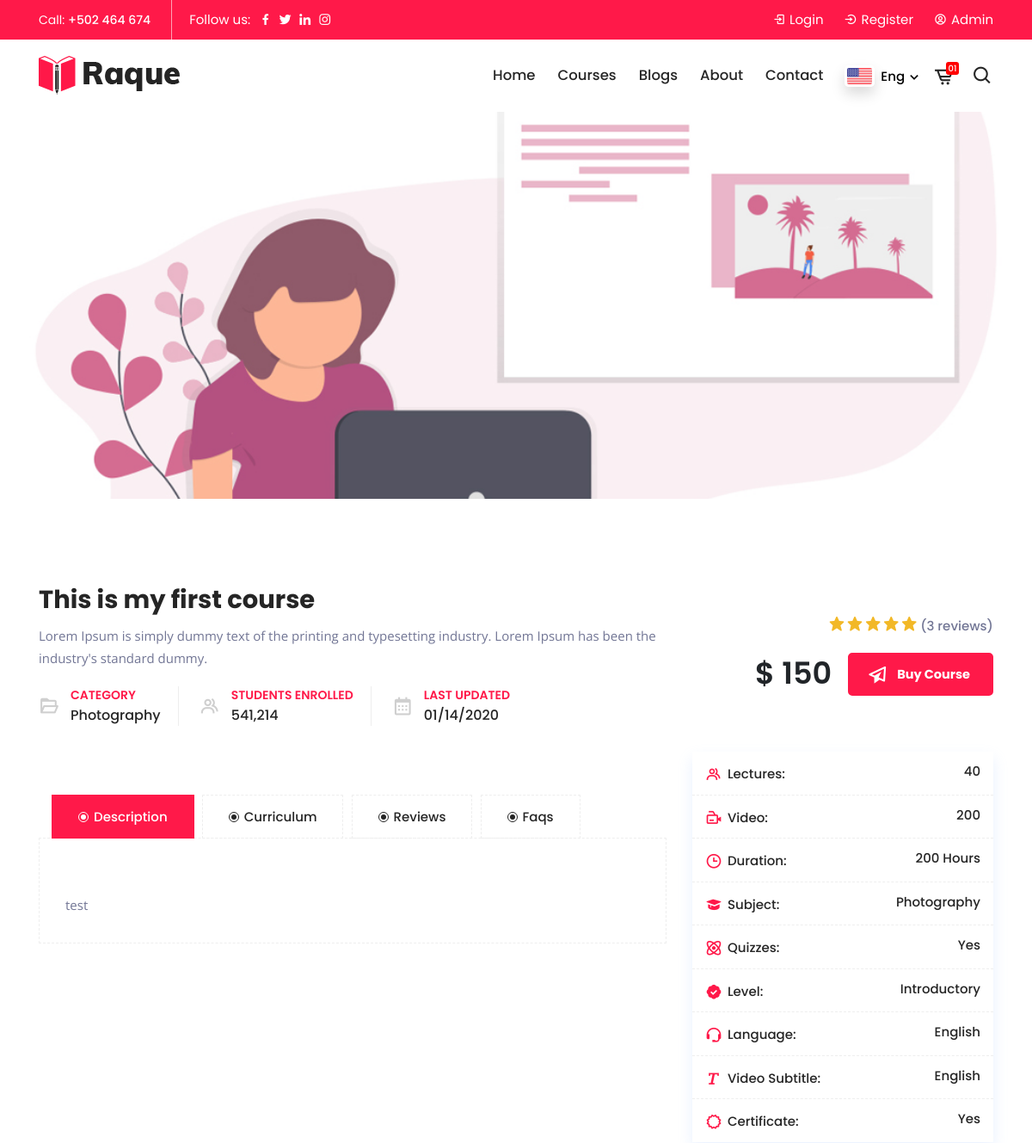
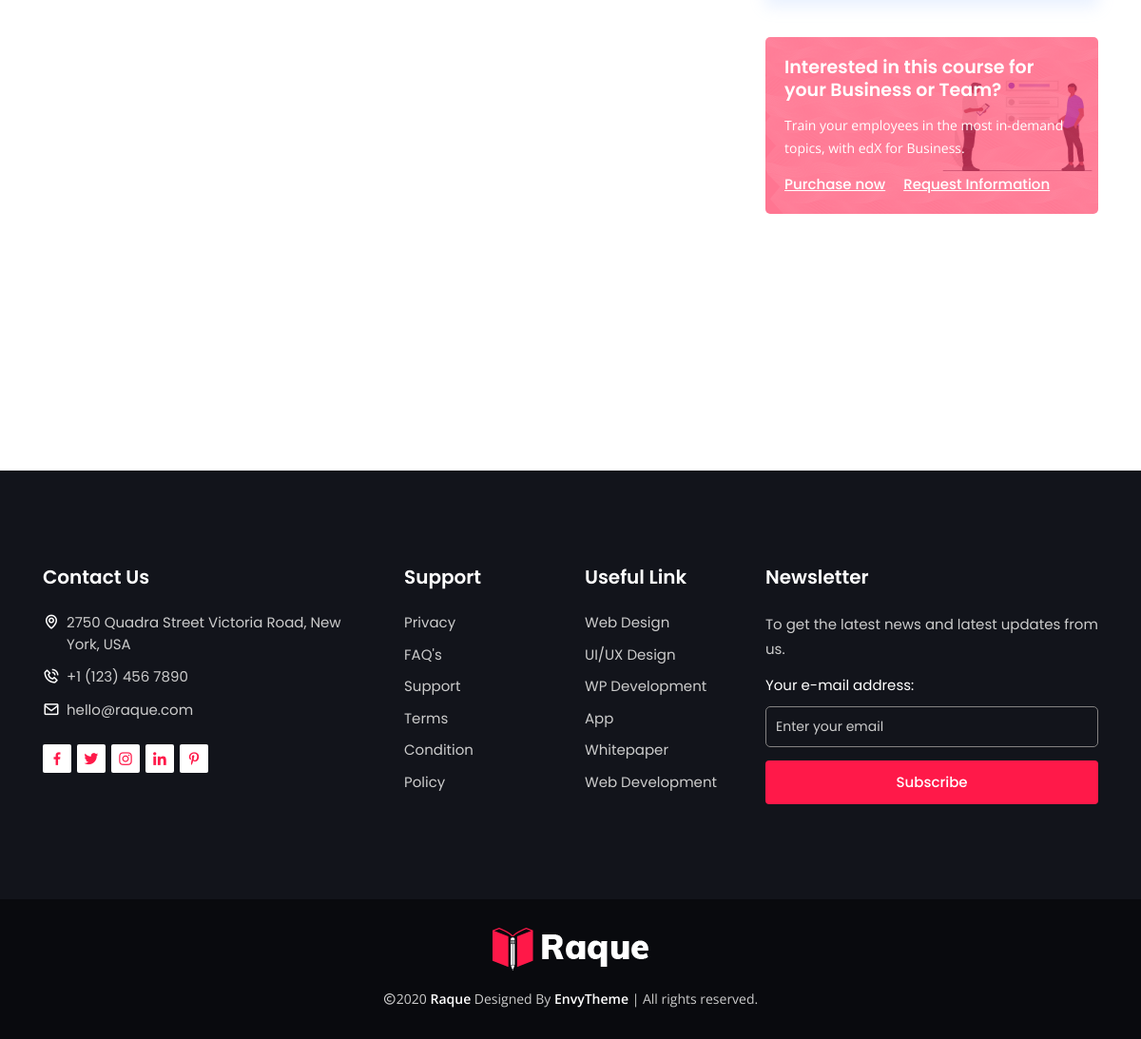
The page /courses/detail/223 on the database its author committed (2 pictures, top to bottom).
### tables this page shows
CREATE TABLE `kursus` (
  `id` int(11) NOT NULL,
  `title` varchar(255) NOT NULL,
  `author_id` int(11) NOT NULL,
  `image` text NOT NULL,
  `author` varchar(255) NOT NULL,
  `author_image` text NOT NULL,
  `deskripsi` text NOT NULL,
  `harga` int(11) NOT NULL,
  `date_created` date NOT NULL,
  `publish` varchar(255) NOT NULL
);

### application/controllers/Courses.php (called while the page is built, shortened)
<?php
class Courses extends CI_Controller
{
    public function __construct()
    {
        $this->load->model('Kursus_model');
        $this->load->library('form_validation');
        $this->load->helper(array('form', 'url'));
    }
    public function detail($id)
    {
        $data['user'] = $this->db->get_where('users', ['email' => $this->session->userdata('email')])->row_array();
        $data['judul'] = "Detail Kursusku";
        $data['kursus'] = $this->Kursus_model->getKursusById($id);
        $data['section_kursus'] = $this->Kursus_model->getAllSectionKursus();
        $data['konten_video'] = $this->Kursus_model->getAllKontenVideo();
        $this->load->view('frontend/templates/header', $data);
        $this->load->view('frontend/course/detail', $data);
        $this->load->view('frontend/templates/footer');
    }
}

### index.php (called while the page is built, shortened)
<?php
require_once BASEPATH.'core/CodeIgniter.php';

### application/models/Kursus_model.php (called while the page is built, shortened)
<?php
class Kursus_model extends CI_Model
{
	public function getKursusById($id)
	{
		return $this->db->get_where('kursus', ['id' => $id])->row_array();
	}
}

### application/views/frontend/course/detail.php (the view, shortened to what this page needs)
<div class="page-title-area item-courses jarallax" data-jarallax='{"speed": 0.3}'>
</div>
<section class="courses-details-area pt-100 pb-70">
    <div class="container">
        <div class="courses-details-header">
            <div class="row align-items-center">
                <div class="col-lg-8">
                    <div class="courses-title">
                        <h2><?= $kursus['title'] ?></h2>
                        <p>Lorem Ipsum is simply dummy text of the printing and typesetting industry. Lorem Ipsum has been the industry's standard dummy.</p>
                    </div>
                    <div class="courses-meta">
                        <ul>
                            <li>
                                <i class='bx bx-folder-open'></i>
                                <span>Category</span>
                                <a href="#">Photography</a>
                            </li>
                            <li>
                                <i class='bx bx-group'></i>
                                <span>Students Enrolled</span>
                                <a href="#">541,214</a>
                            </li>
                            <li>
                                <i class='bx bx-calendar'></i>
                                <span>Last Updated</span>
                                <a href="#">01/14/2020</a>
                            </li>
                        </ul>
                    </div>
                </div>
                <div class="col-lg-4">
                    <div class="courses-price">
                        <div class="courses-review">
                            <div class="review-stars">
                                <i class='bx bxs-star'></i>
                                <i class='bx bxs-star'></i>
                                <i class='bx bxs-star'></i>
                                <i class='bx bxs-star'></i>
                                <i class='bx bxs-star'></i>
                            </div>
                            <span class="reviews-total d-inline-block">(3 reviews)</span>
                        </div>
                        <div class="price"> $ <?= $kursus['harga'] ?></div>
                        <a href="#" class="default-btn"><i class='bx bx-paper-plane icon-arrow before'></i><span class="label">Buy Course</span><i class="bx bx-paper-plane icon-arrow after"></i></a>
                    </div>
                </div>
            </div>
        </div>
        <div class="row">
            <div class="col-lg-8">
                <div class="tab products-details-tab">
                    <div class="col-lg-12 col-md-12">
                        <ul class="tabs">
                            <li><a href="#">
                                    <div class="dot"></div> Description
                                </a></li>
                            <li><a href="#">
                                    <div class="dot"></div> Curriculum
                                </a></li>
                            <li><a href="#">
                                    <div class="dot"></div> Reviews
                                </a></li>
                            <li><a href="#">
                                    <div class="dot"></div> Faqs
                                </a></li>
                        </ul>
                    </div>
                    <div class="tab-content">
                        <div class="tabs-item">
                            <div class="courses-details-desc">
                                <?= $kursus['deskripsi'] ?>
                            </div>
                        </div>
                    </div>
                </div>
            </div>
            <div class="col-lg-4">
                <div class="courses-sidebar-information">
                    <ul>
                        <li>
                            <span><i class='bx bx-group'></i> Lectures:</span>
                            40
                        </li>
                        <li>
                            <span><i class='bx bx-video-recording'></i> Video:</span>
                            200
                        </li>
                        <li>
                            <span><i class='bx bx-time'></i> Duration:</span>
                            200 Hours
                        </li>
                        <li>
                            <span><i class='bx bxs-graduation'></i> Subject:</span>
                            Photography
                        </li>
                        <li>
                            <span><i class='bx bx-atom'></i> Quizzes:</span>
                            Yes
                        </li>
                        <li>
                            <span><i class='bx bxs-badge-check'></i> Level:</span>
                            Introductory
                        </li>
                        <li>
                            <span><i class='bx bx-support'></i> Language:</span>
                            English
                        </li>
                        <li>
                            <span><i class='bx bx-text'></i> Video Subtitle:</span>
                            English
                        </li>
                        <li>
                            <span><i class='bx bx-certification'></i> Certificate:</span>
                            Yes
                        </li>
                    </ul>
                </div>
                <div class="courses-purchase-info">
                    <h4>Interested in this course for your Business or Team?</h4>
                    <p>Train your employees in the most in-demand topics, with edX for Business.</p>
                    <a href="#" class="d-inline-block">Purchase now</a>
                    <a href="#" class="d-inline-block">Request Information</a>
                </div>
            </div>
        </div>
    </div>
</section>
<section class="faq-area ptb-100">
</section>

### rows shown on the page
kursus: title "This is my first course", harga "150", deskripsi "test"
